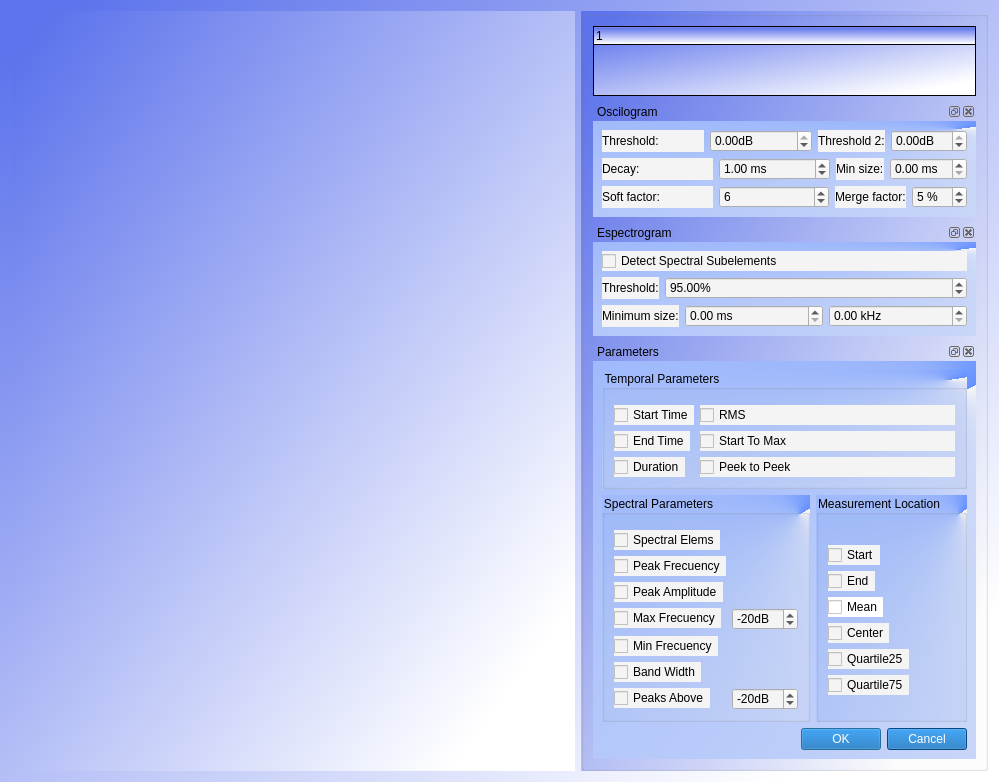
<?xml version="1.0" encoding="UTF-8"?>
<ui version="4.0">
 <class>Dialog</class>
 <widget class="QDialog" name="Dialog">
  <property name="windowModality">
   <enum>Qt::WindowModal</enum>
  </property>
  <property name="geometry">
   <rect>
    <x>0</x>
    <y>0</y>
    <width>999</width>
    <height>751</height>
   </rect>
  </property>
  <property name="sizePolicy">
   <sizepolicy hsizetype="Fixed" vsizetype="Fixed">
    <horstretch>0</horstretch>
    <verstretch>0</verstretch>
   </sizepolicy>
  </property>
  <property name="windowTitle">
   <string>Detection Settings</string>
  </property>
  <property name="styleSheet">
   <string notr="true">background-color: qlineargradient(spread:pad, x1:0.006, y1:0.017, x2:0.886, y2:0.892045, stop:0.0340909 rgba(94, 116, 236, 255), stop:1 rgba(255, 255, 255, 255));
font: 75 10pt &quot;MS Shell Dlg 2&quot;;</string>
  </property>
  <property name="modal">
   <bool>false</bool>
  </property>
  <layout class="QGridLayout" name="gridLayout">
   <item row="0" column="0">
    <widget class="QSignalVisualizerWidget" name="widget" native="true">
     <property name="toolTip">
      <string>&lt;html&gt;&lt;head/&gt;&lt;body&gt;&lt;p&gt;Signal to learn about algorithm parameters&lt;/p&gt;&lt;/body&gt;&lt;/html&gt;</string>
     </property>
    </widget>
   </item>
   <item row="0" column="1">
    <widget class="QGroupBox" name="groupBox_2">
     <property name="sizePolicy">
      <sizepolicy hsizetype="Fixed" vsizetype="Preferred">
       <horstretch>0</horstretch>
       <verstretch>0</verstretch>
      </sizepolicy>
     </property>
     <property name="title">
      <string/>
     </property>
     <layout class="QGridLayout" name="gridLayout_2">
      <item row="4" column="1">
       <widget class="QDockWidget" name="dockWidgetEspgram">
        <property name="enabled">
         <bool>true</bool>
        </property>
        <property name="sizePolicy">
         <sizepolicy hsizetype="Expanding" vsizetype="Expanding">
          <horstretch>0</horstretch>
          <verstretch>0</verstretch>
         </sizepolicy>
        </property>
        <property name="styleSheet">
         <string notr="true">background-color: rgb(255, 255, 255);</string>
        </property>
        <property name="floating">
         <bool>false</bool>
        </property>
        <property name="features">
         <set>QDockWidget::AllDockWidgetFeatures</set>
        </property>
        <property name="windowTitle">
         <string>Espectrogram</string>
        </property>
        <widget class="QWidget" name="dockWidgetContents_3">
         <property name="styleSheet">
          <string notr="true">background-color: qconicalgradient(cx:0.949, cy:0.0852273, angle:26.3, stop:0 rgba(100, 144, 255, 255), stop:0.994318 rgba(245, 245, 245, 255));</string>
         </property>
         <layout class="QGridLayout" name="gridLayout_3">
          <item row="1" column="1">
           <layout class="QHBoxLayout" name="horizontalLayout_9" stretch="0,1">
            <item>
             <widget class="QLabel" name="label_8">
              <property name="toolTip">
               <string>&lt;html&gt;&lt;head/&gt;&lt;body&gt;&lt;p&gt;The percentile threshold to detect subelements in spectrogram. Regions above this value are detected&lt;/p&gt;&lt;/body&gt;&lt;/html&gt;</string>
              </property>
              <property name="styleSheet">
               <string notr="true">background-color: rgb(244, 244, 244);</string>
              </property>
              <property name="text">
               <string>Threshold:</string>
              </property>
             </widget>
            </item>
            <item>
             <widget class="QDoubleSpinBox" name="dsbxThresholdSpec">
              <property name="enabled">
               <bool>true</bool>
              </property>
              <property name="sizePolicy">
               <sizepolicy hsizetype="Minimum" vsizetype="Fixed">
                <horstretch>0</horstretch>
                <verstretch>0</verstretch>
               </sizepolicy>
              </property>
              <property name="styleSheet">
               <string notr="true">background-color: rgb(244, 244, 244);</string>
              </property>
              <property name="wrapping">
               <bool>false</bool>
              </property>
              <property name="buttonSymbols">
               <enum>QAbstractSpinBox::UpDownArrows</enum>
              </property>
              <property name="suffix">
               <string>%</string>
              </property>
              <property name="minimum">
               <double>1.000000000000000</double>
              </property>
              <property name="singleStep">
               <double>5.000000000000000</double>
              </property>
              <property name="value">
               <double>95.000000000000000</double>
              </property>
             </widget>
            </item>
           </layout>
          </item>
          <item row="2" column="1">
           <layout class="QHBoxLayout" name="horizontalLayout_8" stretch="0,1,1">
            <item>
             <widget class="QLabel" name="label_7">
              <property name="enabled">
               <bool>true</bool>
              </property>
              <property name="toolTip">
               <string>&lt;html&gt;&lt;head/&gt;&lt;body&gt;&lt;p&gt;Minimum size of spectral subelements in ms and Khz&lt;/p&gt;&lt;/body&gt;&lt;/html&gt;</string>
              </property>
              <property name="styleSheet">
               <string notr="true">background-color: rgb(244, 244, 244);</string>
              </property>
              <property name="text">
               <string>Minimum size:</string>
              </property>
             </widget>
            </item>
            <item>
             <widget class="QDoubleSpinBox" name="dsbxminSizeTime">
              <property name="enabled">
               <bool>true</bool>
              </property>
              <property name="styleSheet">
               <string notr="true">background-color: rgb(244, 244, 244);</string>
              </property>
              <property name="suffix">
               <string> ms</string>
              </property>
             </widget>
            </item>
            <item>
             <widget class="QDoubleSpinBox" name="dsbxMinSizeFreq">
              <property name="enabled">
               <bool>true</bool>
              </property>
              <property name="styleSheet">
               <string notr="true">background-color: rgb(244, 244, 244);</string>
              </property>
              <property name="suffix">
               <string> kHz</string>
              </property>
             </widget>
            </item>
           </layout>
          </item>
          <item row="0" column="1">
           <widget class="QCheckBox" name="cbxSpectralSubelements">
            <property name="enabled">
             <bool>true</bool>
            </property>
            <property name="styleSheet">
             <string notr="true">background-color: rgb(244, 244, 244);</string>
            </property>
            <property name="text">
             <string>Detect Spectral Subelements</string>
            </property>
            <property name="checked">
             <bool>false</bool>
            </property>
           </widget>
          </item>
         </layout>
        </widget>
       </widget>
      </item>
      <item row="1" column="1">
       <widget class="QDockWidget" name="dockWidgetOscilogram">
        <property name="sizePolicy">
         <sizepolicy hsizetype="Expanding" vsizetype="Expanding">
          <horstretch>0</horstretch>
          <verstretch>0</verstretch>
         </sizepolicy>
        </property>
        <property name="styleSheet">
         <string notr="true">background-color: rgb(255, 255, 255);</string>
        </property>
        <property name="floating">
         <bool>false</bool>
        </property>
        <property name="features">
         <set>QDockWidget::AllDockWidgetFeatures</set>
        </property>
        <property name="windowTitle">
         <string>Oscilogram </string>
        </property>
        <widget class="QWidget" name="dockWidgetContents_2">
         <property name="styleSheet">
          <string notr="true">background-color: qconicalgradient(cx:0.949, cy:0.0852273, angle:26.3, stop:0 rgba(100, 144, 255, 255), stop:0.994318 rgba(245, 245, 245, 255));</string>
         </property>
         <layout class="QVBoxLayout" name="verticalLayout">
          <item>
           <layout class="QHBoxLayout" name="horizontalLayout_7" stretch="0,0,0">
            <property name="spacing">
             <number>6</number>
            </property>
            <item>
             <widget class="QLabel" name="label_6">
              <property name="toolTip">
               <string>&lt;html&gt;&lt;head/&gt;&lt;body&gt;&lt;p&gt;The elements above detection threshold&lt;/p&gt;&lt;/body&gt;&lt;/html&gt;</string>
              </property>
              <property name="styleSheet">
               <string notr="true">background-color: rgb(244, 244, 244);</string>
              </property>
              <property name="text">
               <string>Threshold:</string>
              </property>
             </widget>
            </item>
            <item>
             <widget class="QDoubleSpinBox" name="dsbxThreshold">
              <property name="styleSheet">
               <string notr="true">background-color: rgb(244, 244, 244);</string>
              </property>
              <property name="buttonSymbols">
               <enum>QAbstractSpinBox::UpDownArrows</enum>
              </property>
              <property name="suffix">
               <string>dB</string>
              </property>
              <property name="minimum">
               <double>-60.000000000000000</double>
              </property>
              <property name="maximum">
               <double>0.000000000000000</double>
              </property>
             </widget>
            </item>
            <item>
             <layout class="QHBoxLayout" name="horizontalLayout_11" stretch="0,0">
              <property name="spacing">
               <number>6</number>
              </property>
              <item>
               <widget class="QLabel" name="label_10">
                <property name="toolTip">
                 <string>&lt;html&gt;&lt;head/&gt;&lt;body&gt;&lt;p&gt;The elements above second trheshold and with a piece above detection threshold&lt;/p&gt;&lt;/body&gt;&lt;/html&gt;</string>
                </property>
                <property name="styleSheet">
                 <string notr="true">background-color: rgb(244, 244, 244);</string>
                </property>
                <property name="text">
                 <string>Threshold 2:</string>
                </property>
               </widget>
              </item>
              <item>
               <widget class="QDoubleSpinBox" name="dsbxThreshold2">
                <property name="styleSheet">
                 <string notr="true">background-color: rgb(244, 244, 244);</string>
                </property>
                <property name="buttonSymbols">
                 <enum>QAbstractSpinBox::UpDownArrows</enum>
                </property>
                <property name="suffix">
                 <string>dB</string>
                </property>
                <property name="minimum">
                 <double>-60.000000000000000</double>
                </property>
                <property name="maximum">
                 <double>0.000000000000000</double>
                </property>
                <property name="value">
                 <double>0.000000000000000</double>
                </property>
               </widget>
              </item>
             </layout>
            </item>
           </layout>
          </item>
          <item>
           <layout class="QHBoxLayout" name="horizontalLayout_5" stretch="0,0,0">
            <item>
             <widget class="QLabel" name="label_4">
              <property name="toolTip">
               <string>&lt;html&gt;&lt;head/&gt;&lt;body&gt;&lt;p&gt;Jump to prevent locals falls of signal. Noiser signal bigger decay&lt;/p&gt;&lt;/body&gt;&lt;/html&gt;</string>
              </property>
              <property name="styleSheet">
               <string notr="true">background-color: rgb(244, 244, 244);</string>
              </property>
              <property name="text">
               <string>Decay:</string>
              </property>
             </widget>
            </item>
            <item>
             <widget class="QDoubleSpinBox" name="dsbxDecay">
              <property name="styleSheet">
               <string notr="true">background-color: rgb(244, 244, 244);</string>
              </property>
              <property name="suffix">
               <string> ms</string>
              </property>
              <property name="maximum">
               <double>200.000000000000000</double>
              </property>
              <property name="value">
               <double>1.000000000000000</double>
              </property>
             </widget>
            </item>
            <item>
             <layout class="QHBoxLayout" name="horizontalLayout_3" stretch="0,0">
              <item>
               <widget class="QLabel" name="label_2">
                <property name="toolTip">
                 <string>&lt;html&gt;&lt;head/&gt;&lt;body&gt;&lt;p&gt;Element minimum size &lt;/p&gt;&lt;/body&gt;&lt;/html&gt;</string>
                </property>
                <property name="styleSheet">
                 <string notr="true">background-color: rgb(244, 244, 244);</string>
                </property>
                <property name="text">
                 <string>Min size:</string>
                </property>
               </widget>
              </item>
              <item>
               <widget class="QDoubleSpinBox" name="dsbxMinSize">
                <property name="styleSheet">
                 <string notr="true">background-color: rgb(244, 244, 244);</string>
                </property>
                <property name="suffix">
                 <string> ms</string>
                </property>
               </widget>
              </item>
             </layout>
            </item>
           </layout>
          </item>
          <item>
           <layout class="QHBoxLayout" name="horizontalLayout_6" stretch="0,0,0">
            <item>
             <widget class="QLabel" name="label_5">
              <property name="styleSheet">
               <string notr="true">background-color: rgb(244, 244, 244);</string>
              </property>
              <property name="text">
               <string>Soft factor:</string>
              </property>
             </widget>
            </item>
            <item>
             <widget class="QSpinBox" name="sbxSoftFactor">
              <property name="styleSheet">
               <string notr="true">background-color: rgb(244, 244, 244);</string>
              </property>
              <property name="minimum">
               <number>2</number>
              </property>
              <property name="maximum">
               <number>10</number>
              </property>
              <property name="singleStep">
               <number>2</number>
              </property>
              <property name="value">
               <number>6</number>
              </property>
             </widget>
            </item>
            <item>
             <layout class="QHBoxLayout" name="horizontalLayout_4" stretch="0,0">
              <item>
               <widget class="QLabel" name="label_3">
                <property name="toolTip">
                 <string>&lt;html&gt;&lt;head/&gt;&lt;body&gt;&lt;p&gt;Merge elements closer than this factor&lt;/p&gt;&lt;/body&gt;&lt;/html&gt;</string>
                </property>
                <property name="styleSheet">
                 <string notr="true">background-color: rgb(244, 244, 244);</string>
                </property>
                <property name="text">
                 <string>Merge factor:</string>
                </property>
               </widget>
              </item>
              <item>
               <widget class="QDoubleSpinBox" name="dsbxMergeFactor">
                <property name="styleSheet">
                 <string notr="true">background-color: rgb(244, 244, 244);</string>
                </property>
                <property name="suffix">
                 <string> %</string>
                </property>
                <property name="decimals">
                 <number>0</number>
                </property>
                <property name="maximum">
                 <double>49.000000000000000</double>
                </property>
                <property name="singleStep">
                 <double>1.000000000000000</double>
                </property>
                <property name="value">
                 <double>5.000000000000000</double>
                </property>
               </widget>
              </item>
             </layout>
            </item>
           </layout>
          </item>
         </layout>
        </widget>
       </widget>
      </item>
      <item row="6" column="1">
       <widget class="QDockWidget" name="dockWidgetParametrers">
        <property name="sizePolicy">
         <sizepolicy hsizetype="Expanding" vsizetype="Expanding">
          <horstretch>0</horstretch>
          <verstretch>0</verstretch>
         </sizepolicy>
        </property>
        <property name="styleSheet">
         <string notr="true">background-color: rgb(255, 255, 255);</string>
        </property>
        <property name="floating">
         <bool>false</bool>
        </property>
        <property name="features">
         <set>QDockWidget::AllDockWidgetFeatures</set>
        </property>
        <property name="windowTitle">
         <string>Parameters</string>
        </property>
        <widget class="QWidget" name="dockWidgetContents">
         <property name="styleSheet">
          <string notr="true">background-color: qconicalgradient(cx:0.949, cy:0.0852273, angle:26.3, stop:0 rgba(100, 144, 255, 255), stop:0.994318 rgba(245, 245, 245, 255));</string>
         </property>
         <layout class="QGridLayout" name="gridLayout_4">
          <item row="1" column="0">
           <widget class="QGroupBox" name="gboxSpectral">
            <property name="title">
             <string>Spectral Parameters</string>
            </property>
            <layout class="QFormLayout" name="formLayout_9">
             <property name="fieldGrowthPolicy">
              <enum>QFormLayout::AllNonFixedFieldsGrow</enum>
             </property>
             <item row="0" column="0">
              <spacer name="verticalSpacer">
               <property name="orientation">
                <enum>Qt::Vertical</enum>
               </property>
               <property name="sizeHint" stdset="0">
                <size>
                 <width>20</width>
                 <height>15</height>
                </size>
               </property>
              </spacer>
             </item>
             <item row="1" column="0">
              <widget class="QCheckBox" name="cbxSpectralElems">
               <property name="styleSheet">
                <string notr="true">background-color: rgb(244, 244, 244);</string>
               </property>
               <property name="text">
                <string>Spectral Elems</string>
               </property>
               <property name="checked">
                <bool>false</bool>
               </property>
              </widget>
             </item>
             <item row="2" column="0">
              <widget class="QCheckBox" name="cbxPeakFreq">
               <property name="toolTip">
                <string>&lt;html&gt;&lt;head/&gt;&lt;body&gt;&lt;p&gt;The peak frecuency of the measurement location&lt;/p&gt;&lt;/body&gt;&lt;/html&gt;</string>
               </property>
               <property name="styleSheet">
                <string notr="true">background-color: rgb(244, 244, 244);</string>
               </property>
               <property name="text">
                <string>Peak Frecuency</string>
               </property>
               <property name="checked">
                <bool>false</bool>
               </property>
              </widget>
             </item>
             <item row="4" column="0">
              <widget class="QCheckBox" name="cbxPeakAmplitude">
               <property name="toolTip">
                <string>&lt;html&gt;&lt;head/&gt;&lt;body&gt;&lt;p&gt;The amplitude of spectrum in the peak frecuency.&lt;/p&gt;&lt;/body&gt;&lt;/html&gt;</string>
               </property>
               <property name="styleSheet">
                <string notr="true">background-color: rgb(244, 244, 244);</string>
               </property>
               <property name="text">
                <string>Peak Amplitude</string>
               </property>
               <property name="checked">
                <bool>false</bool>
               </property>
              </widget>
             </item>
             <item row="5" column="0">
              <widget class="QCheckBox" name="cbxMaxFreq">
               <property name="toolTip">
                <string>&lt;html&gt;&lt;head/&gt;&lt;body&gt;&lt;p&gt;The min frecuency above threshold in the spectral location of measurement&lt;/p&gt;&lt;/body&gt;&lt;/html&gt;</string>
               </property>
               <property name="styleSheet">
                <string notr="true">background-color: rgb(244, 244, 244);</string>
               </property>
               <property name="text">
                <string>Max Frecuency</string>
               </property>
               <property name="checked">
                <bool>false</bool>
               </property>
              </widget>
             </item>
             <item row="5" column="1">
              <widget class="QSpinBox" name="spbxSpectralLocMeasureThreshold">
               <property name="styleSheet">
                <string notr="true">background-color: rgb(244, 244, 244);</string>
               </property>
               <property name="suffix">
                <string>dB</string>
               </property>
               <property name="minimum">
                <number>-100</number>
               </property>
               <property name="maximum">
                <number>0</number>
               </property>
               <property name="value">
                <number>-20</number>
               </property>
              </widget>
             </item>
             <item row="6" column="0">
              <widget class="QCheckBox" name="cbxMinFreq">
               <property name="toolTip">
                <string>&lt;html&gt;&lt;head/&gt;&lt;body&gt;&lt;p&gt;The max frecuency above the threshold in the spectral location of measurement&lt;/p&gt;&lt;/body&gt;&lt;/html&gt;</string>
               </property>
               <property name="styleSheet">
                <string notr="true">background-color: rgb(244, 244, 244);</string>
               </property>
               <property name="text">
                <string>Min Frecuency</string>
               </property>
               <property name="checked">
                <bool>false</bool>
               </property>
              </widget>
             </item>
             <item row="7" column="0">
              <widget class="QCheckBox" name="cbxBandWidth">
               <property name="styleSheet">
                <string notr="true">background-color: rgb(244, 244, 244);</string>
               </property>
               <property name="text">
                <string>Band Width</string>
               </property>
               <property name="checked">
                <bool>false</bool>
               </property>
              </widget>
             </item>
             <item row="8" column="0">
              <widget class="QCheckBox" name="cbxPeaksAbove">
               <property name="toolTip">
                <string>&lt;html&gt;&lt;head/&gt;&lt;body&gt;&lt;p&gt;The amount of peaks above threshold in the spectral location of measurement&lt;/p&gt;&lt;/body&gt;&lt;/html&gt;</string>
               </property>
               <property name="styleSheet">
                <string notr="true">background-color: rgb(244, 244, 244);</string>
               </property>
               <property name="text">
                <string>Peaks Above</string>
               </property>
               <property name="checked">
                <bool>false</bool>
               </property>
              </widget>
             </item>
             <item row="8" column="1">
              <widget class="QSpinBox" name="spbxPeaksThreshold">
               <property name="styleSheet">
                <string notr="true">background-color: rgb(244, 244, 244);</string>
               </property>
               <property name="suffix">
                <string>dB</string>
               </property>
               <property name="minimum">
                <number>-90</number>
               </property>
               <property name="maximum">
                <number>0</number>
               </property>
               <property name="value">
                <number>-20</number>
               </property>
              </widget>
             </item>
            </layout>
           </widget>
          </item>
          <item row="0" column="0" colspan="2">
           <widget class="QGroupBox" name="gboxOscilogramParameters">
            <property name="sizePolicy">
             <sizepolicy hsizetype="Expanding" vsizetype="Expanding">
              <horstretch>0</horstretch>
              <verstretch>0</verstretch>
             </sizepolicy>
            </property>
            <property name="title">
             <string>Temporal Parameters</string>
            </property>
            <layout class="QFormLayout" name="formLayout_4">
             <property name="fieldGrowthPolicy">
              <enum>QFormLayout::AllNonFixedFieldsGrow</enum>
             </property>
             <item row="1" column="0">
              <widget class="QCheckBox" name="cbxStartTime">
               <property name="toolTip">
                <string>&lt;html&gt;&lt;head/&gt;&lt;body&gt;&lt;p&gt;Start time of element&lt;/p&gt;&lt;/body&gt;&lt;/html&gt;</string>
               </property>
               <property name="styleSheet">
                <string notr="true">background-color: rgb(244, 244, 244);</string>
               </property>
               <property name="text">
                <string>Start Time</string>
               </property>
               <property name="checked">
                <bool>false</bool>
               </property>
              </widget>
             </item>
             <item row="2" column="0">
              <widget class="QCheckBox" name="cbxEndTime">
               <property name="toolTip">
                <string>&lt;html&gt;&lt;head/&gt;&lt;body&gt;&lt;p&gt;End time of element&lt;/p&gt;&lt;/body&gt;&lt;/html&gt;</string>
               </property>
               <property name="styleSheet">
                <string notr="true">background-color: rgb(244, 244, 244);</string>
               </property>
               <property name="text">
                <string>End Time</string>
               </property>
               <property name="checked">
                <bool>false</bool>
               </property>
              </widget>
             </item>
             <item row="1" column="1">
              <widget class="QCheckBox" name="cbxRms">
               <property name="toolTip">
                <string>&lt;html&gt;&lt;head/&gt;&lt;body&gt;&lt;p&gt;rms of the element&lt;/p&gt;&lt;/body&gt;&lt;/html&gt;</string>
               </property>
               <property name="styleSheet">
                <string notr="true">background-color: rgb(244, 244, 244);</string>
               </property>
               <property name="text">
                <string>RMS</string>
               </property>
               <property name="checked">
                <bool>false</bool>
               </property>
              </widget>
             </item>
             <item row="2" column="1">
              <widget class="QCheckBox" name="cbxStartToMax">
               <property name="toolTip">
                <string>&lt;html&gt;&lt;head/&gt;&lt;body&gt;&lt;p&gt;Distance from the element start to its max value&lt;/p&gt;&lt;/body&gt;&lt;/html&gt;</string>
               </property>
               <property name="styleSheet">
                <string notr="true">background-color: rgb(244, 244, 244);</string>
               </property>
               <property name="text">
                <string>Start To Max</string>
               </property>
               <property name="checked">
                <bool>false</bool>
               </property>
              </widget>
             </item>
             <item row="3" column="0">
              <widget class="QCheckBox" name="cbxDuration">
               <property name="toolTip">
                <string>&lt;html&gt;&lt;head/&gt;&lt;body&gt;&lt;p&gt;Duration time of element&lt;/p&gt;&lt;/body&gt;&lt;/html&gt;</string>
               </property>
               <property name="styleSheet">
                <string notr="true">background-color: rgb(244, 244, 244);</string>
               </property>
               <property name="text">
                <string>Duration</string>
               </property>
               <property name="checked">
                <bool>false</bool>
               </property>
              </widget>
             </item>
             <item row="3" column="1">
              <widget class="QCheckBox" name="cbxPeekToPeek">
               <property name="toolTip">
                <string>&lt;html&gt;&lt;head/&gt;&lt;body&gt;&lt;p&gt;peek to peek value of the element&lt;/p&gt;&lt;/body&gt;&lt;/html&gt;</string>
               </property>
               <property name="styleSheet">
                <string notr="true">background-color: rgb(244, 244, 244);</string>
               </property>
               <property name="text">
                <string>Peek to Peek</string>
               </property>
               <property name="checked">
                <bool>false</bool>
               </property>
              </widget>
             </item>
             <item row="0" column="0">
              <spacer name="verticalSpacer_3">
               <property name="orientation">
                <enum>Qt::Vertical</enum>
               </property>
               <property name="sizeHint" stdset="0">
                <size>
                 <width>20</width>
                 <height>10</height>
                </size>
               </property>
              </spacer>
             </item>
            </layout>
           </widget>
          </item>
          <item row="2" column="0" colspan="2">
           <widget class="QDialogButtonBox" name="buttonBox">
            <property name="styleSheet">
             <string notr="true">font: 75 11pt &quot;MS Shell Dlg 2&quot;;
background-color: rgb(8, 100, 180);
color: rgb(255, 255, 255);</string>
            </property>
            <property name="orientation">
             <enum>Qt::Horizontal</enum>
            </property>
            <property name="standardButtons">
             <set>QDialogButtonBox::Cancel|QDialogButtonBox::Ok</set>
            </property>
            <property name="centerButtons">
             <bool>false</bool>
            </property>
           </widget>
          </item>
          <item row="1" column="1">
           <widget class="QGroupBox" name="groupBox">
            <property name="title">
             <string>Measurement Location</string>
            </property>
            <layout class="QFormLayout" name="formLayout_10">
             <property name="fieldGrowthPolicy">
              <enum>QFormLayout::AllNonFixedFieldsGrow</enum>
             </property>
             <item row="1" column="0">
              <widget class="QCheckBox" name="cbxmeasurementLocationStart">
               <property name="toolTip">
                <string>&lt;html&gt;&lt;head/&gt;&lt;body&gt;&lt;p&gt; Spectral parameters location of measurement. &lt;/p&gt;&lt;/body&gt;&lt;/html&gt;</string>
               </property>
               <property name="styleSheet">
                <string notr="true">background-color: rgb(244, 244, 244);</string>
               </property>
               <property name="text">
                <string>Start</string>
               </property>
               <property name="checked">
                <bool>false</bool>
               </property>
              </widget>
             </item>
             <item row="3" column="0">
              <widget class="QCheckBox" name="cbxmeasurementLocationEnd">
               <property name="toolTip">
                <string>&lt;html&gt;&lt;head/&gt;&lt;body&gt;&lt;p&gt; Spectral parameters location of measurement. &lt;/p&gt;&lt;/body&gt;&lt;/html&gt;</string>
               </property>
               <property name="styleSheet">
                <string notr="true">background-color: rgb(244, 244, 244);</string>
               </property>
               <property name="text">
                <string>End</string>
               </property>
               <property name="checked">
                <bool>false</bool>
               </property>
              </widget>
             </item>
             <item row="7" column="0">
              <widget class="QCheckBox" name="cbxmeasurementLocationQuartile25">
               <property name="toolTip">
                <string>&lt;html&gt;&lt;head/&gt;&lt;body&gt;&lt;p&gt; Spectral parameters location of measurement. &lt;/p&gt;&lt;/body&gt;&lt;/html&gt;</string>
               </property>
               <property name="styleSheet">
                <string notr="true">background-color: rgb(244, 244, 244);</string>
               </property>
               <property name="text">
                <string>Quartile25</string>
               </property>
               <property name="checked">
                <bool>false</bool>
               </property>
              </widget>
             </item>
             <item row="8" column="0">
              <widget class="QCheckBox" name="cbxmeasurementLocationQuartile75">
               <property name="toolTip">
                <string>&lt;html&gt;&lt;head/&gt;&lt;body&gt;&lt;p&gt; Spectral parameters location of measurement. &lt;/p&gt;&lt;/body&gt;&lt;/html&gt;</string>
               </property>
               <property name="styleSheet">
                <string notr="true">background-color: rgb(244, 244, 244);</string>
               </property>
               <property name="text">
                <string>Quartile75</string>
               </property>
               <property name="checked">
                <bool>false</bool>
               </property>
              </widget>
             </item>
             <item row="0" column="0" colspan="2">
              <spacer name="verticalSpacer_2">
               <property name="orientation">
                <enum>Qt::Vertical</enum>
               </property>
               <property name="sizeType">
                <enum>QSizePolicy::Fixed</enum>
               </property>
               <property name="sizeHint" stdset="0">
                <size>
                 <width>20</width>
                 <height>15</height>
                </size>
               </property>
              </spacer>
             </item>
             <item row="5" column="0">
              <widget class="QCheckBox" name="cbxmeasurementLocationCenter">
               <property name="toolTip">
                <string>&lt;html&gt;&lt;head/&gt;&lt;body&gt;&lt;p&gt; Spectral parameters location of measurement. &lt;/p&gt;&lt;/body&gt;&lt;/html&gt;</string>
               </property>
               <property name="styleSheet">
                <string notr="true">background-color: rgb(244, 244, 244);</string>
               </property>
               <property name="text">
                <string>Center</string>
               </property>
               <property name="checked">
                <bool>false</bool>
               </property>
              </widget>
             </item>
             <item row="4" column="0">
              <widget class="QCheckBox" name="cbxmeasurementLocationAverage">
               <property name="styleSheet">
                <string notr="true">background-color: rgb(255, 255, 255);</string>
               </property>
               <property name="text">
                <string>Mean</string>
               </property>
              </widget>
             </item>
            </layout>
           </widget>
          </item>
         </layout>
        </widget>
       </widget>
      </item>
      <item row="0" column="1">
       <widget class="QTreeWidget" name="treeWidgetDetectionItems">
        <column>
         <property name="text">
          <string notr="true">1</string>
         </property>
        </column>
       </widget>
      </item>
     </layout>
    </widget>
   </item>
  </layout>
 </widget>
 <customwidgets>
  <customwidget>
   <class>QSignalVisualizerWidget</class>
   <extends>QWidget</extends>
   <header>Graphic_Interface.Widgets.QSignalVisualizerWidget</header>
   <container>1</container>
  </customwidget>
 </customwidgets>
 <resources>
  <include location="resources/icons.qrc"/>
 </resources>
 <connections>
  <connection>
   <sender>buttonBox</sender>
   <signal>accepted()</signal>
   <receiver>Dialog</receiver>
   <slot>accept()</slot>
   <hints>
    <hint type="sourcelabel">
     <x>700</x>
     <y>631</y>
    </hint>
    <hint type="destinationlabel">
     <x>442</x>
     <y>335</y>
    </hint>
   </hints>
  </connection>
  <connection>
   <sender>buttonBox</sender>
   <signal>rejected()</signal>
   <receiver>Dialog</receiver>
   <slot>reject()</slot>
   <hints>
    <hint type="sourcelabel">
     <x>700</x>
     <y>631</y>
    </hint>
    <hint type="destinationlabel">
     <x>442</x>
     <y>335</y>
    </hint>
   </hints>
  </connection>
 </connections>
</ui>
